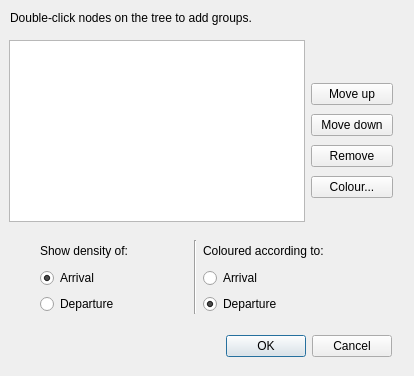
<ui version="4.0" >
 <class>Dialog</class>
 <widget class="QDialog" name="Dialog" >
  <property name="geometry" >
   <rect>
    <x>0</x>
    <y>0</y>
    <width>414</width>
    <height>376</height>
   </rect>
  </property>
  <property name="windowTitle" >
   <string>Setup coloured plot</string>
  </property>
  <widget class="QDialogButtonBox" name="buttonBox" >
   <property name="geometry" >
    <rect>
     <x>10</x>
     <y>330</y>
     <width>382</width>
     <height>32</height>
    </rect>
   </property>
   <property name="standardButtons" >
    <set>QDialogButtonBox::Cancel|QDialogButtonBox::NoButton|QDialogButtonBox::Ok</set>
   </property>
  </widget>
  <widget class="QListWidget" name="listWidget" >
   <property name="geometry" >
    <rect>
     <x>9</x>
     <y>40</y>
     <width>296</width>
     <height>182</height>
    </rect>
   </property>
  </widget>
  <widget class="QLabel" name="label" >
   <property name="geometry" >
    <rect>
     <x>10</x>
     <y>10</y>
     <width>361</width>
     <height>16</height>
    </rect>
   </property>
   <property name="text" >
    <string>Double-click nodes on the tree to add groups.</string>
   </property>
  </widget>  
  <widget class="QWidget" name="layoutWidget" >
   <property name="geometry" >
    <rect>
     <x>311</x>
     <y>80</y>
     <width>82</width>
     <height>124</height>
    </rect>
   </property>
   <layout class="QGridLayout" >
    <item row="0" column="0" >
     <widget class="QPushButton" name="moveUp" >
      <property name="text" >
       <string>Move up</string>
      </property>
     </widget>
    </item>
    <item row="1" column="0" >
     <widget class="QPushButton" name="moveDown" >
      <property name="text" >
       <string>Move down</string>
      </property>
     </widget>
    </item>
    <item row="2" column="0" >
     <widget class="QPushButton" name="remove" >
      <property name="text" >
       <string>Remove</string>
      </property>
     </widget>
    </item>
    <item row="3" column="0" >
     <widget class="QPushButton" name="colour" >
      <property name="text" >
       <string>Colour...</string>
      </property>
     </widget>
    </item>
   </layout>
  </widget>
  <widget class="QWidget" name="" >
   <property name="geometry" >
    <rect>
     <x>40</x>
     <y>240</y>
     <width>311</width>
     <height>74</height>
    </rect>
   </property>
   <layout class="QGridLayout" >
    <item row="0" column="0" >
     <widget class="QLabel" name="label_2" >
      <property name="text" >
       <string>Show density of:</string>
      </property>
     </widget>
    </item>
    <item rowspan="3" row="0" column="1" >
     <widget class="Line" name="line" >
      <property name="orientation" >
       <enum>Qt::Vertical</enum>
      </property>
     </widget>
    </item>
    <item row="0" column="2" >
     <widget class="QLabel" name="label_3" >
      <property name="text" >
       <string>Coloured according to:</string>
      </property>
     </widget>
    </item>
    <item row="1" column="0" >
     <widget class="QRadioButton" name="denArr" >
      <property name="text" >
       <string>Arrival</string>
      </property>
      <property name="checked" >
       <bool>true</bool>
      </property>
      <property name="autoExclusive" >
       <bool>false</bool>
      </property>
     </widget>
    </item>
    <item row="1" column="2" >
     <widget class="QRadioButton" name="colArr" >
      <property name="text" >
       <string>Arrival</string>
      </property>
      <property name="autoExclusive" >
       <bool>false</bool>
      </property>
     </widget>
    </item>
    <item row="2" column="0" >
     <widget class="QRadioButton" name="denDep" >
      <property name="text" >
       <string>Departure</string>
      </property>
      <property name="autoExclusive" >
       <bool>false</bool>
      </property>
     </widget>
    </item>
    <item row="2" column="2" >
     <widget class="QRadioButton" name="colDep" >
      <property name="text" >
       <string>Departure</string>
      </property>
      <property name="checked" >
       <bool>true</bool>
      </property>
      <property name="autoExclusive" >
       <bool>false</bool>
      </property>
     </widget>
    </item>
   </layout>
  </widget>
 </widget>
 <resources/>
 <connections/>
</ui>
